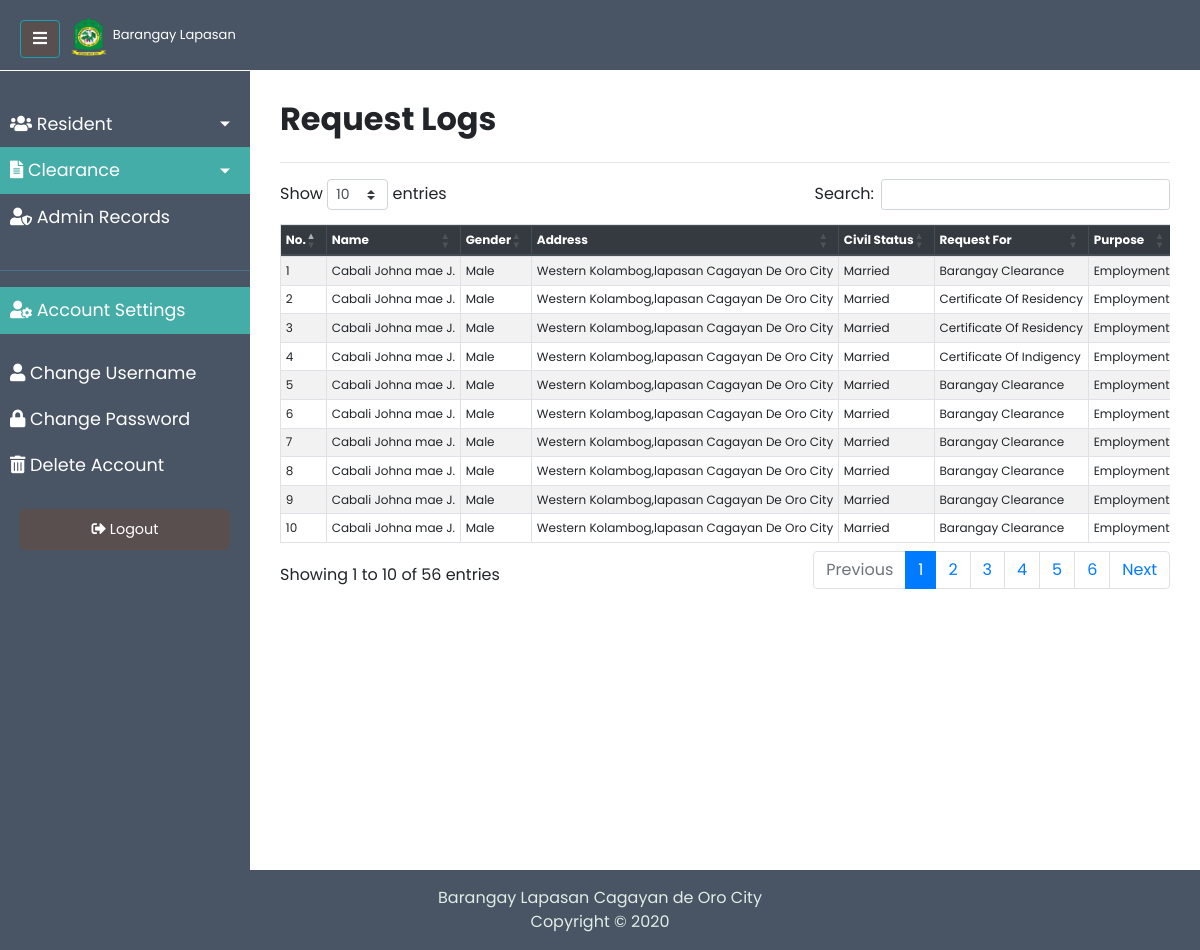
The app's page /clearance_requested_records.php (signed in) with its own data.
### tables this page shows
CREATE TABLE `clearance_requested` (
  `clearanceRequested_id` int(10) NOT NULL,
  `res_id` int(10) NOT NULL,
  `clearance_id` int(10) NOT NULL,
  `address` varchar(255) NOT NULL,
  `civil_status` varchar(50) NOT NULL,
  `date_issuedOn` date DEFAULT NULL,
  `date_requestedOn` date NOT NULL,
  `purpose` varchar(255) NOT NULL,
  `file_upload_directory` varchar(255) DEFAULT NULL,
  `email` varchar(255) DEFAULT NULL,
  `is_approved` enum('1','0') DEFAULT NULL,
  `is_pending` enum('1','0') NOT NULL DEFAULT '1'
);

CREATE TABLE `resident` (
  `res_id` int(10) NOT NULL,
  `res_lname` varchar(255) NOT NULL,
  `res_fname` varchar(255) NOT NULL,
  `res_mname` varchar(255) DEFAULT NULL,
  `res_gender` char(10) NOT NULL,
  `res_religion` char(255) DEFAULT NULL,
  `res_DOB` date NOT NULL,
  `res_address` varchar(255) NOT NULL,
  `res_civilStatus` char(25) NOT NULL,
  `res_POB` varchar(255) DEFAULT NULL,
  `res_contactNumber` varchar(15) DEFAULT NULL,
  `is_archived` enum('1','0') NOT NULL DEFAULT '1'
);

CREATE TABLE `clearance_type` (
  `clearance_id` int(10) NOT NULL,
  `clearance_name` varchar(255) NOT NULL,
  `clearance_path_name` varchar(255) NOT NULL
);

### classes/Utilities/Dbh.class.php (called while the page is built, shortened)
<?php
class Dbh{
    private $servername = "localhost";
    private $username = "root";
    private $password = "";
    private $dbname = "barangay";
    protected function connect(){
        $conn = new \mysqli($this->servername, $this->username, $this->password, $this->dbname);
        return $conn;
    }
}
?>

### classes/Model/Request.class.php (called while the page is built, shortened)
<?php
class Request extends Dbh{
    protected function requestLogs(){
        $sql = "SELECT clr_req.clearanceRequested_id, clr_req.date_issuedOn, clr_req.date_requestedOn, clr_req.purpose, res.res_lname,
        res.res_fname, res.res_mname, res.res_gender, clr_req.address, clr_req.civil_status, cl_type.clearance_name, clr_req.is_approved
        FROM clearance_requested clr_req
            join resident res
            join clearance_type cl_type
                where clr_req.res_id = res.res_id and clr_req.clearance_id = cl_type.clearance_id and clr_req.is_pending = '0' order by res_lname ASC" ;
        $result = $this->connect()->query($sql);
        return $result;
    }
}
?>

### classes/Views/RequestView.class.php (called while the page is built, shortened)
<?php
class RequestView extends Request{
    public function get_all_logs(){
        $result = $this->requestLogs();
        $this->row_count = $result->num_rows;
        return $result;
    }
}
?>

### clearance_requested_records.php (the view, shortened to what this page needs)
<?php
include 'includes/templates/header.inc.php';
include 'includes/templates/admin_nav.inc.php';
?>
<div class="wrapper">
    <?php include 'includes/templates/admin_sidebar.inc.php'; ?>
    <div id="content">
        <div style="display: flex; justify-content: space-between; align-items:center;">
            <h2 class="record_header"><b>Request Logs</b></h2>
        </div>
        <hr>
        <div>
            <div class="table-responsive">
            <table class="table nowrap table-striped table-bordered table-sm  table-hover table-font"
                    id="mydatatable" style="width:100%;">
                    <thead class="thead-dark">
                        <tr>
                            <th>No.</th>
                            <th>Name</th>
                            <th>Gender</th>
                            <th>Address</th>
                            <th>Civil Status</th>
                            <th>Request For</th>
                            <th>Purpose</th>
                        </tr>
                    </thead>
                    <tbody>
                        <?php
                        $table = new RequestView();
                        $result = $table->get_all_logs();
                            if($result){
                                if($table->row_count != 0){
                                    $ctr = 0;
                                    while($row =  $result->fetch_assoc()){
                                        $is_approved = $row['is_approved'] == 1? 'Approved':'Disapproved';
                                        echo"<tr>
                                                <td>" . ++$ctr . "</td>
                                                <td hidden>" . $row['clearanceRequested_id'] . "</td>
                                                <td>" . ucfirst($row['res_lname']) . ' ' . ucfirst($row['res_fname']) . ' ' . strtoupper(substr($row['res_fname'], 0, 1)) . '.' .  "</td>
                                                <td>" . ucfirst($row['res_gender']) . "</td>
                                                <td>" . ucwords($row['address']) . "</td>
                                                <td>" . ucfirst($row['civil_status']) . "</td>
                                                <td>" . $row['clearance_name'] . "</td>
                                                <td>" . ucwords($row['purpose']) . "</td>
                                                <td>" . $row['date_requestedOn'] . "</td>
                                                <td>" . $row['date_issuedOn'] . "</td>
                                                <td>" . $is_approved . "</td>
                                            </tr>";
                                    }
                                }
                            }
                        ?>
                    </tbody>
                </table>
            </div>
        </div>
    </div>
</div>
<?php
    include 'includes/templates/footer.inc.php';
?>

### css/style.css (style rules this page uses)
* { font-family: 'Poppins', sans-serif; }
.wrapper { display: flex; width: 100%; align-items: stretch; }
#content { width: 100%; min-height: 100vh; margin-top: 70px; padding:30px; overflow-x: scroll; }
.table-font { font-size: 12px; }

### records on screen
clearance_requested: res.res_lname "Cabali", res.res_fname "Johna mae", res.res_fname "J", res.res_gender "Male", address "Western Kolambog,lapasan Cagayan De Oro City", civil_status "Married", clearance.clearance_name "Barangay Clearance", purpose "Employment"
clearance_requested: res.res_lname "Cabali", res.res_fname "Johna mae", res.res_fname "J", res.res_gender "Male", address "Western Kolambog,lapasan Cagayan De Oro City", civil_status "Married", clearance.clearance_name "Certificate Of Residency", purpose "Employment"
clearance_requested: res.res_lname "Cabali", res.res_fname "Johna mae", res.res_fname "J", res.res_gender "Male", address "Western Kolambog,lapasan Cagayan De Oro City", civil_status "Married", clearance.clearance_name "Certificate Of Residency", purpose "Employment"
clearance_requested: res.res_lname "Cabali", res.res_fname "Johna mae", res.res_fname "J", res.res_gender "Male", address "Western Kolambog,lapasan Cagayan De Oro City", civil_status "Married", clearance.clearance_name "Certificate Of Indigency", purpose "Employment"
clearance_requested: res.res_lname "Cabali", res.res_fname "Johna mae", res.res_fname "J", res.res_gender "Male", address "Western Kolambog,lapasan Cagayan De Oro City", civil_status "Married", clearance.clearance_name "Barangay Clearance", purpose "Employment"
clearance_requested: res.res_lname "Cabali", res.res_fname "Johna mae", res.res_fname "J", res.res_gender "Male", address "Western Kolambog,lapasan Cagayan De Oro City", civil_status "Married", clearance.clearance_name "Barangay Clearance", purpose "Employment"
clearance_requested: res.res_lname "Cabali", res.res_fname "Johna mae", res.res_fname "J", res.res_gender "Male", address "Western Kolambog,lapasan Cagayan De Oro City", civil_status "Married", clearance.clearance_name "Barangay Clearance", purpose "Employment"
clearance_requested: res.res_lname "Cabali", res.res_fname "Johna mae", res.res_fname "J", res.res_gender "Male", address "Western Kolambog,lapasan Cagayan De Oro City", civil_status "Married", clearance.clearance_name "Barangay Clearance", purpose "Employment"
clearance_requested: res.res_lname "Cabali", res.res_fname "Johna mae", res.res_fname "J", res.res_gender "Male", address "Western Kolambog,lapasan Cagayan De Oro City", civil_status "Married", clearance.clearance_name "Barangay Clearance", purpose "Employment"
clearance_requested: res.res_lname "Cabali", res.res_fname "Johna mae", res.res_fname "J", res.res_gender "Male", address "Western Kolambog,lapasan Cagayan De Oro City", civil_status "Married", clearance.clearance_name "Barangay Clearance", purpose "Employment"
